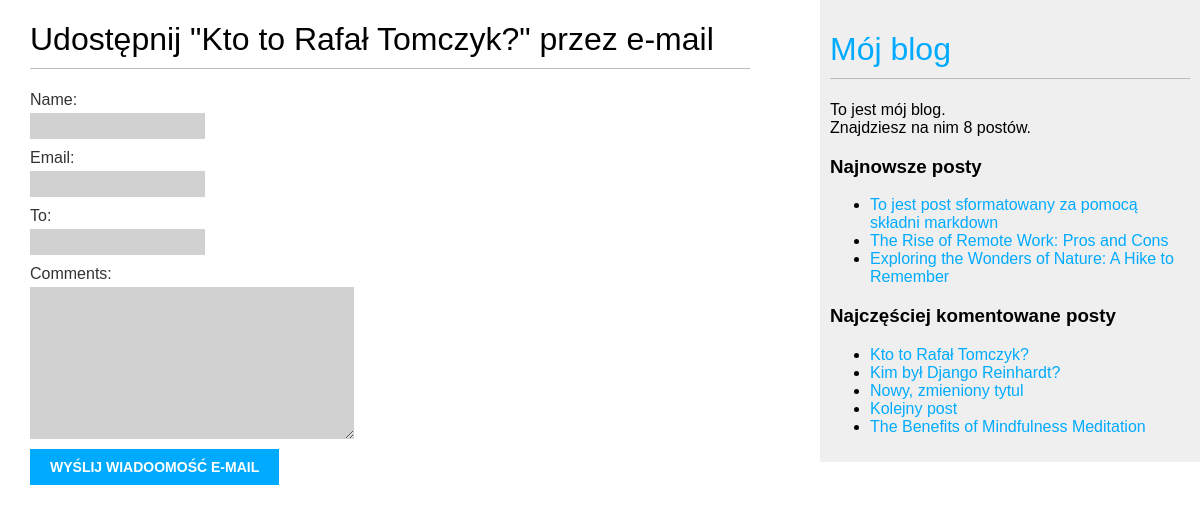
/blog/2/share/, run on the app's committed database.
### blog/models.py (models this page shows, shortened)
class Post(models.Model):
    class Status(models.TextChoices):
        DRAFT = 'DF', 'Roboczy'
        PUBLISHED = 'PB', 'Opublikowany'
    title = models.CharField(max_length=250)
    slug = models.SlugField(max_length=250, unique_for_date='publish')
    author = models.ForeignKey(User, on_delete=models.CASCADE, related_name='blog_posts')
    body = models.TextField()
    publish = models.DateTimeField(default=timezone.now)
    created = models.DateTimeField(auto_now_add=True)
    updated = models.DateTimeField(auto_now=True)
    status = models.CharField(max_length=2, choices=Status.choices, default=Status.DRAFT)
    object = models.Manager()
    published = PublishedManager()
    tags = TaggableManager()
    class Meta:
        ordering = ['-publish']
        indexes = [
            models.Index(fields=['-publish'])
        ]
    def get_absolute_url(self):
        return reverse("blog:post_detail", args=[self.publish.year,
                                                 self.publish.month,
                                                 self.publish.day,
                                                 self.slug])

### blog/views.py (the view)
# urls.py: path('<int:post_id>/share/', views.post_share, name='post_share'),
def post_share(request, post_id):
    post = get_object_or_404(Post, id=post_id, status=Post.Status.PUBLISHED)
    sent = False
    if request.method == 'POST':
        form = EmailPostForm(request.POST)
        if form.is_valid():
            cd = form.cleaned_data
            post_url = request.build_absolute_uri(
                post.get_absolute_url())
            subject = f"{cd['name']} zaleca Ci przeczytanie {post.title}"
            message = f"Przeczytaj {post.title} pod adresem {post_url}\n\nkomentarze {cd['name']}: {cd['comments']}"
            send_mail(subject, message, 'rafal.tomczyk2000@gmail.com', [cd['to']])
            sent = True
    else:
        form = EmailPostForm()
    return render(request, 'blog/post/share.html', {'post': post,
                                                    'form': form,
                                                    'sent': sent})

### blog/forms.py
class EmailPostForm(forms.Form):
    name = forms.CharField(max_length=35)
    email = forms.EmailField()
    to = forms.EmailField()
    comments = forms.CharField(required=False, widget=forms.Textarea)

### blog/models.py (called while the page is built)
    def get_queryset(self):
        return super().get_queryset()\
            .filter(status=Post.Status.PUBLISHED)

### blog/templatetags/blog_tags.py (called while the page is built)
@register.simple_tag
def total_posts():
    return Post.published.count()

@register.inclusion_tag('blog/post/latest_posts.html')
def show_latest_posts(count=5):
    latest_posts = Post.published.order_by('-publish')[:count]
    return {'latest_posts': latest_posts}

@register.simple_tag
def get_most_commented_posts(count=5):
    return Post.published.annotate(total_comments=Count('comments')).order_by('-total_comments')[:count]

### blog/templates/blog/post/share.html (shortened to what this page needs)
{% extends "blog/base.html" %}
{% block content %}
    {% if sent %}
        <h1>Wiadomość e-mail została pomyślnie wysłana</h1>
        <p>
            "Wysłanie posta {{ post.title }}" do {{ form.cleaned_data.to }} zakończyło się sukcesem.
        </p>
    {% else %}
        <h1>Udostępnij "{{ post.title }}" przez e-mail</h1>
        <form method="post">
            {{ form.as_p}}
            <input type="submit" value="Wyślij wiadoomość e-mail">
        </form>
    {% endif %}
{% endblock %}

### blog/templates/blog/base.html (shortened to what this page needs)
{% load blog_tags %}
{% load static %}
<!DOCTYPE html>
<html>
<head>
    <link href="{% static 'css/blog.css' %}" rel="stylesheet">
</head>
<body>
    <div id="content">
        {% block content %}
        {% endblock %}
    </div>
    <div id="sidebar">
        <h1><a href="{% url 'blog:post_list' %}">Mój blog</a></h1>
        <p>To jest mój blog.<br>
            Znajdziesz na nim {% total_posts %} postów.
        </p>
        <h3>Najnowsze posty</h3>
        {% show_latest_posts 3 %}
        <h3>Najczęściej komentowane posty</h3>
        {% get_most_commented_posts as most_commented_posts %}
        <ul>
            {% for post in most_commented_posts %}
            <li>
                <a href="{{ post.get_absolute_url }}">{{ post.title }}</a>
            </li>
            {% endfor %}
        </ul>
    </div>
</body>
</html>

### blog/templates/blog/post/latest_posts.html
<ul>
    {% for post in latest_posts %}
        <li>
            <a href="{{post.get_absolute_url}}">{{post.title}}</a>
        </li>
    {%endfor%}
</ul>

### blog/static/css/blog.css (style rules this page uses)
body { margin:0; padding:0; font-family:helvetica, sans-serif; }
a { color:#00abff; text-decoration:none; }
h1 { font-weight:normal; border-bottom:1px solid #bbb; padding:0 0 10px 0; }
#content { float:left; width:60%; padding:0 0 0 30px; }
#sidebar { float:right; width:30%; padding:10px; background:#efefef; height:100%; }
label { float:left; clear:both; color:#333; margin-bottom:4px; }
input, textarea { clear:both; float:left; margin:0 0 10px; background:#d1d1d1; border:0; padding:6px 10px; font-size:12px; }
input[type=submit] { font-weight:bold; background:#00abff; color:#fff; padding:10px 20px; font-size:14px; text-transform:uppercase; }

### data on the page
Post: title "Kto to Rafał Tomczyk?"
Post: title "To jest post sformatowany za pomocą składni markdown"
Post: title "The Rise of Remote Work: Pros and Cons"
Post: title "Exploring the Wonders of Nature: A Hike to Remember"
Post: title "Kim był Django Reinhardt?"
Post: title "Nowy, zmieniony tytul"
Post: title "Kolejny post"
Post: title "The Benefits of Mindfulness Meditation"
